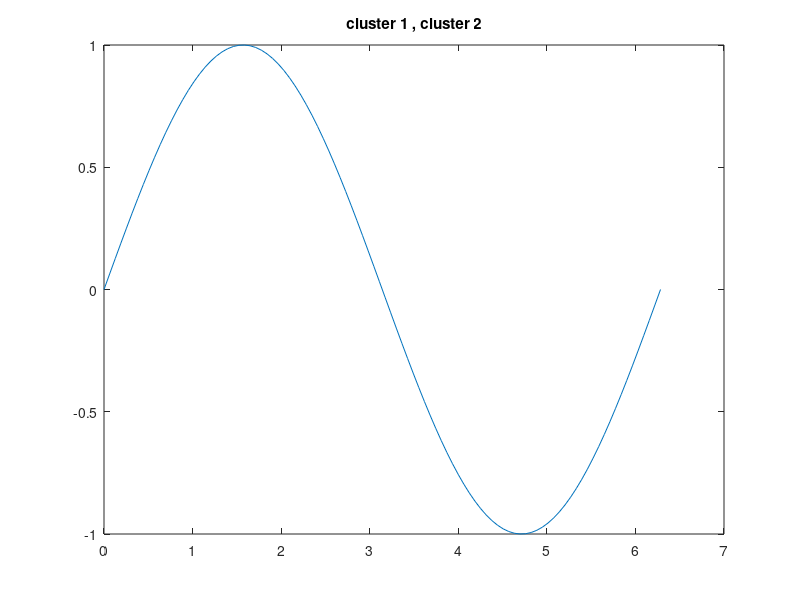

Source code (MATLAB):
figure()
t = linspace(0,2*pi,100);
plot(t,sin(t));
a=1;
cb=2;
string = sprintf('cluster %d , cluster %d',a,cb);
title(string);